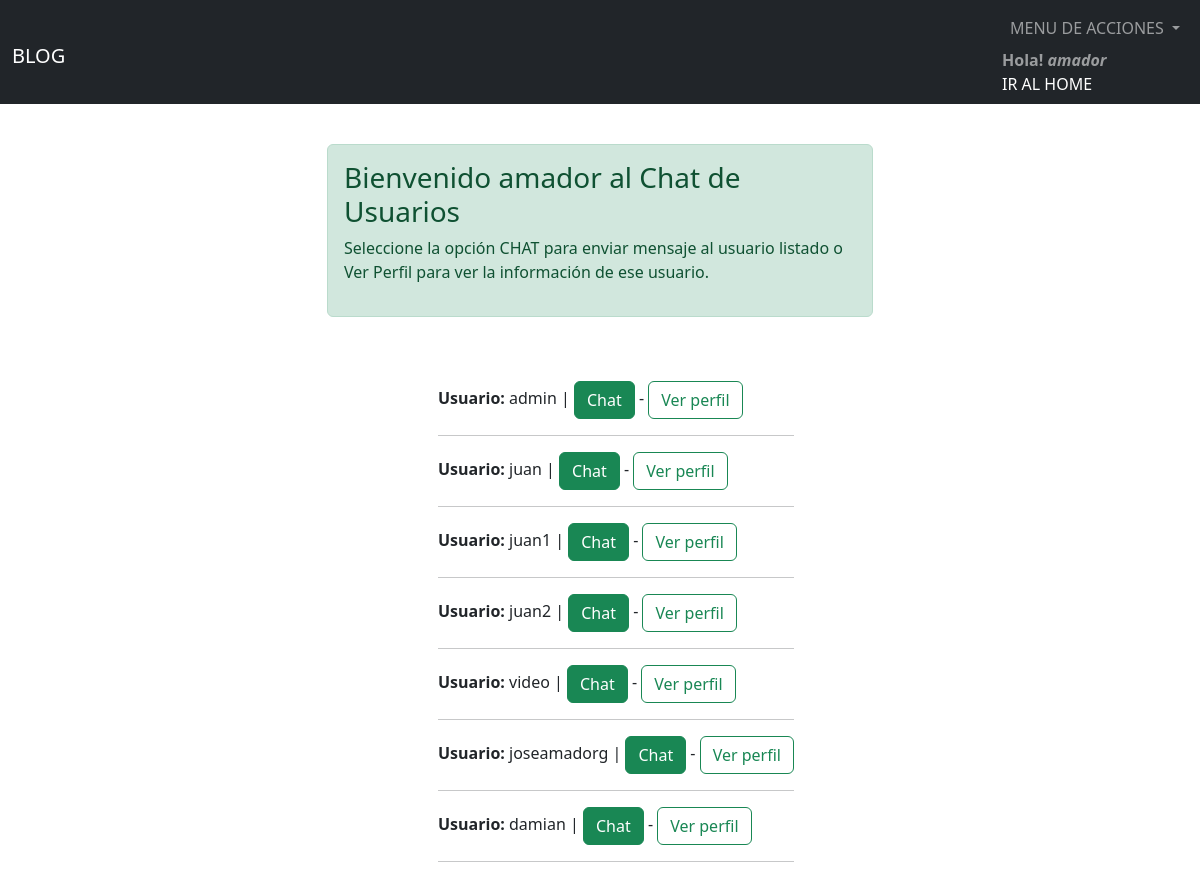
The page /AppChat/listadousuarios/ (signed in) on the database its author committed.
### AppModuloUsuario/models.py (models this page shows)
class User(AbstractUser):
    descripcion=models.CharField(max_length=200)
    paginaweb=models.URLField(max_length=200)
    imagen=models.ImageField(upload_to='imagenes', null=True, blank=True)

### AppChat/views.py (the view)
# urls.py: path("listadousuarios/", listadousuarios, name="listadousuarios"),
@login_required
def listadousuarios(request):
    User = get_user_model()
    users = User.objects.all()
    usuariologueado=request.user
    return render(request,"AppChat/listadousuarios.html",{"usuarios":users, "usuariologueado":usuariologueado})

### AppChat/templates/AppChat/listadousuarios.html (shortened to what this page needs)
{% extends '../html/base.html' %}
{% load static %}
{% block content %}
    {% if usuarios %}
    <div class="d-flex flex-column align-items-center">
        <div class="alert alert-success mt-5" role="success">
            <h3>Bienvenido {{ usuariologueado }} al Chat de Usuarios</h3>
            <p>Seleccione la opción CHAT para enviar mensaje al usuario listado o Ver Perfil para ver la información de ese usuario.<p>
        </div>
        <ul class="mt-5">
            {% for user in usuarios %}
            {% if user != usuariologueado %}
                <b>Usuario:</b> {{ user.username }} |
                <a class="btn btn-success" href="{% url 'crearmensaje' user.username %}">Chat</a> -
                <a class="btn btn-outline-success" href="{% url 'perfil' user.username %}">Ver perfil</a>
                <br>
                <hr>
            {% else %}
                {{ continue }}
            {% endif %}
            {% endfor %}
        </ul>
    </div>
    {% endif  %}
  {% endblock %}

### AppBlog/templates/html/base.html (shortened to what this page needs)
{% load static %}
<!DOCTYPE html>
<html lang="en">
<head>
    <link rel="stylesheet" href="{% static 'css/styles.css' %}">
    <link href="https://cdn.jsdelivr.net/npm/bootstrap@5.2.2/dist/css/bootstrap.min.css" rel="stylesheet">
</head>
<body>
    <div class="mt-5 container">
        <nav class="navbar navbar-expand-lg bg-dark navbar-dark mb-5 fixed-top">
            <div class="container-fluid">
              <h1><a class="navbar-brand" href="{% url 'lista_posteos' %}">BLOG</a></h1>
              <div class="" id="navbarText">
                {% if user.is_authenticated %}
                <ul class="navbar-nav ms-auto mb-2 mb-lg-0">
                    <li class="nav-item dropdown">
                        <a class="nav-link dropdown-toggle" href="#" role="button" data-bs-toggle="dropdown" aria-expanded="false">
                          MENU DE ACCIONES
                        </a>
                    </li>
                      {% else %}
                        <li><a class="dropdown-item text-white" href="{% url 'login' %}">LOGIN</a></li>
                        <li><a class="dropdown-item text-white" href="{% url 'register' %}">REGISTRATE</a></li>
                  {% endif %}
                </ul>
                <span class="navbar-text">
                    {% if user.is_authenticated %}
                    <b>Hola! <em>{{user}}</em></b>
                    <a href="{% url 'lista_posteos' %}" class="nav-link">IR AL HOME</a>
                    {% endif %}
                </span>
              </div>
            </div>
          </nav>
    </div>
    <main class="container mt-5">
        <div class="row">
            <div class="col-md-6 mx-auto">
            {% block content %}
            {% endblock %}
            </div>
        </div>
    </main>
</body>
</html>

### rows shown on the page
User: username "amador"
User: username "admin"
User: username "juan"
User: username "juan1"
User: username "juan2"
User: username "video"
User: username "joseamadorg"
User: username "damian"
